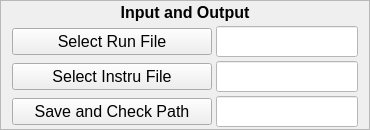
    <widget class="QFrame" name="frame">
     <property name="sizePolicy">
      <sizepolicy hsizetype="Preferred" vsizetype="Fixed">
       <horstretch>0</horstretch>
       <verstretch>0</verstretch>
      </sizepolicy>
     </property>
     <property name="styleSheet">
      <string notr="true">QFrame#frame {
	background-color: rgb(248, 254, 255);
	border: 2px solid rgb(205, 255, 255);
}</string>
     </property>
     <property name="frameShape">
      <enum>QFrame::StyledPanel</enum>
     </property>
     <property name="frameShadow">
      <enum>QFrame::Raised</enum>
     </property>
     <layout class="QVBoxLayout" name="verticalLayout_5" stretch="1,1,1,1">
      <property name="spacing">
       <number>4</number>
      </property>
      <property name="topMargin">
       <number>2</number>
      </property>
      <property name="bottomMargin">
       <number>2</number>
      </property>
      <item>
       <widget class="QLabel" name="label_20">
        <property name="font">
         <font>
          <family>Arial</family>
          <pointsize>12</pointsize>
          <weight>75</weight>
          <bold>true</bold>
         </font>
        </property>
        <property name="text">
         <string>Input and Output</string>
        </property>
        <property name="alignment">
         <set>Qt::AlignBottom|Qt::AlignHCenter</set>
        </property>
       </widget>
      </item>
      <item>
       <layout class="QHBoxLayout" name="horizontalLayout" stretch="1,5">
        <item>
         <widget class="QPushButton" name="select_run">
          <property name="sizePolicy">
           <sizepolicy hsizetype="Preferred" vsizetype="Fixed">
            <horstretch>0</horstretch>
            <verstretch>0</verstretch>
           </sizepolicy>
          </property>
          <property name="minimumSize">
           <size>
            <width>200</width>
            <height>0</height>
           </size>
          </property>
          <property name="maximumSize">
           <size>
            <width>500</width>
            <height>16777215</height>
           </size>
          </property>
          <property name="font">
           <font>
            <family>Arial</family>
            <pointsize>12</pointsize>
            <weight>50</weight>
            <bold>false</bold>
           </font>
          </property>
          <property name="text">
           <string>Select Run File</string>
          </property>
         </widget>
        </item>
        <item>
         <widget class="QLineEdit" name="select_run_text">
          <property name="sizePolicy">
           <sizepolicy hsizetype="Preferred" vsizetype="Fixed">
            <horstretch>0</horstretch>
            <verstretch>0</verstretch>
           </sizepolicy>
          </property>
          <property name="font">
           <font>
            <family>3ds</family>
            <pointsize>12</pointsize>
           </font>
          </property>
          <property name="styleSheet">
           <string notr="true">background-color: rgb(255, 255, 255);</string>
          </property>
          <property name="readOnly">
           <bool>true</bool>
          </property>
         </widget>
        </item>
       </layout>
      </item>
      <item>
       <layout class="QHBoxLayout" name="horizontalLayout_3" stretch="1,5">
        <item>
         <widget class="QPushButton" name="select_pid">
          <property name="sizePolicy">
           <sizepolicy hsizetype="Preferred" vsizetype="Fixed">
            <horstretch>0</horstretch>
            <verstretch>0</verstretch>
           </sizepolicy>
          </property>
          <property name="minimumSize">
           <size>
            <width>200</width>
            <height>0</height>
           </size>
          </property>
          <property name="maximumSize">
           <size>
            <width>16777215</width>
            <height>16777215</height>
           </size>
          </property>
          <property name="font">
           <font>
            <family>Arial</family>
            <pointsize>12</pointsize>
            <weight>50</weight>
            <bold>false</bold>
           </font>
          </property>
          <property name="text">
           <string>Select Instru File</string>
          </property>
         </widget>
        </item>
        <item>
         <widget class="QLineEdit" name="select_pid_text">
          <property name="sizePolicy">
           <sizepolicy hsizetype="Preferred" vsizetype="Fixed">
            <horstretch>0</horstretch>
            <verstretch>0</verstretch>
           </sizepolicy>
          </property>
          <property name="font">
           <font>
            <family>3ds</family>
            <pointsize>12</pointsize>
           </font>
          </property>
          <property name="styleSheet">
           <string notr="true">background-color: rgb(255, 255, 255);</string>
          </property>
          <property name="readOnly">
           <bool>true</bool>
          </property>
         </widget>
        </item>
       </layout>
      </item>
      <item>
       <layout class="QHBoxLayout" name="horizontalLayout_15" stretch="1,5">
        <item>
         <widget class="QPushButton" name="select_path">
          <property name="sizePolicy">
           <sizepolicy hsizetype="Preferred" vsizetype="Fixed">
            <horstretch>0</horstretch>
            <verstretch>0</verstretch>
           </sizepolicy>
          </property>
          <property name="minimumSize">
           <size>
            <width>200</width>
            <height>0</height>
           </size>
          </property>
          <property name="maximumSize">
           <size>
            <width>16777215</width>
            <height>16777215</height>
           </size>
          </property>
          <property name="font">
           <font>
            <family>Arial</family>
            <pointsize>12</pointsize>
            <weight>50</weight>
            <bold>false</bold>
           </font>
          </property>
          <property name="text">
           <string>Save and Check Path</string>
          </property>
         </widget>
        </item>
        <item>
         <widget class="QLineEdit" name="select_path_text">
          <property name="sizePolicy">
           <sizepolicy hsizetype="Preferred" vsizetype="Fixed">
            <horstretch>0</horstretch>
            <verstretch>0</verstretch>
           </sizepolicy>
          </property>
          <property name="font">
           <font>
            <family>3ds</family>
            <pointsize>12</pointsize>
           </font>
          </property>
          <property name="styleSheet">
           <string notr="true">background-color: rgb(255, 255, 255);</string>
          </property>
          <property name="readOnly">
           <bool>true</bool>
          </property>
         </widget>
        </item>
       </layout>
      </item>
     </layout>
    </widget>
